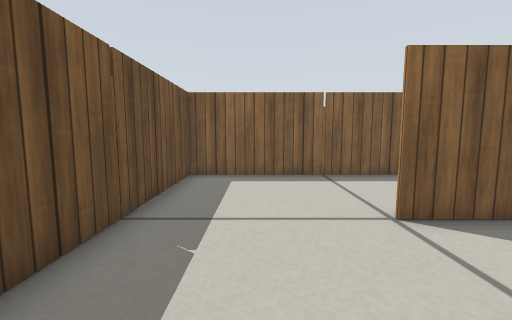
View 1 (above)

20 first-person views from a walk through a robot-simulator world made for Gazebo. The camera is 0.31 m above the floor, tilts 6° down and sees 90° across. The floor is counted in squares, 0.2 m on a side. Each view is taken from the middle of a square. On the plan, view 1 faces up. The plan holds only what a view shows up to about 14 squares ahead; the rest is blank. Gazebo's built-in surfaces are drawn with simple patterns. Simple shapes stand in for some stock models.

View 2
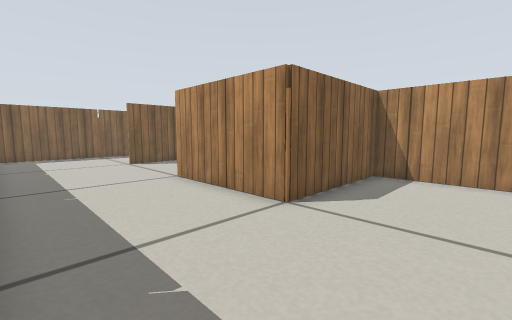

View 3
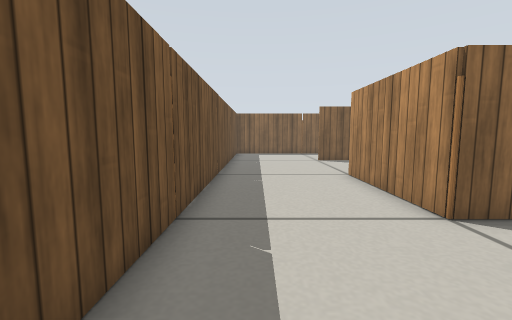

View 4
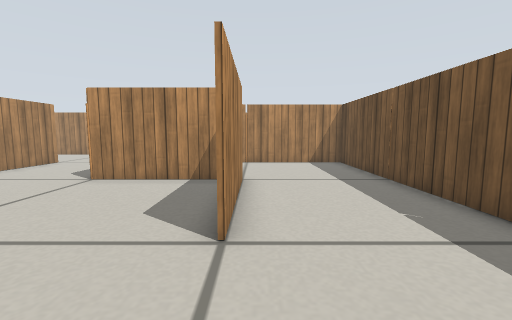

View 5
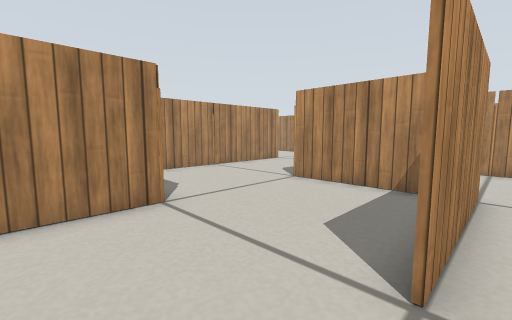

View 6
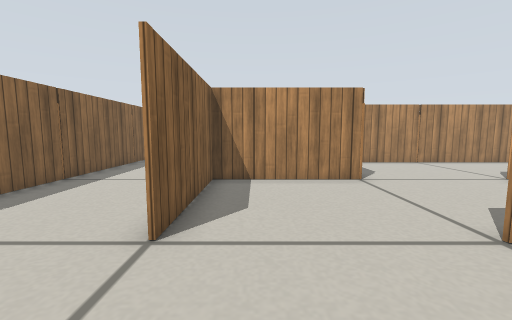

View 7
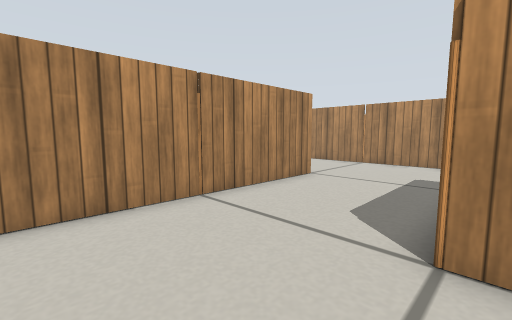

View 8
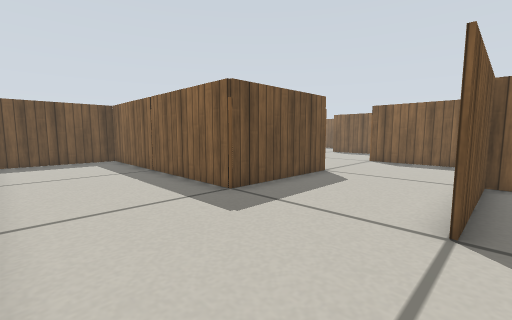

View 9
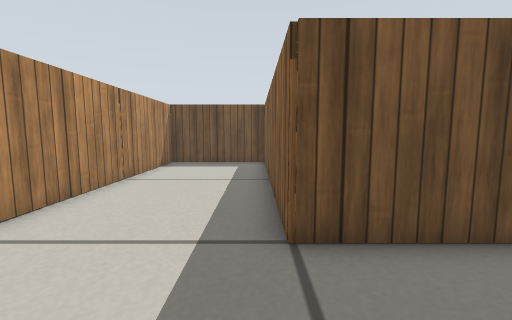

View 10
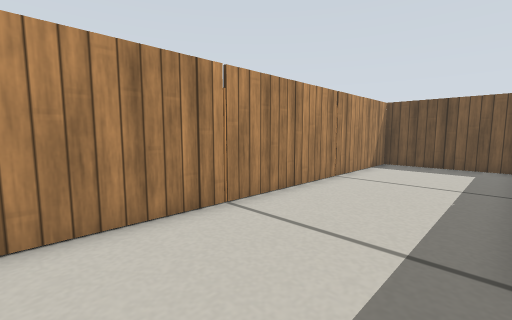

View 11
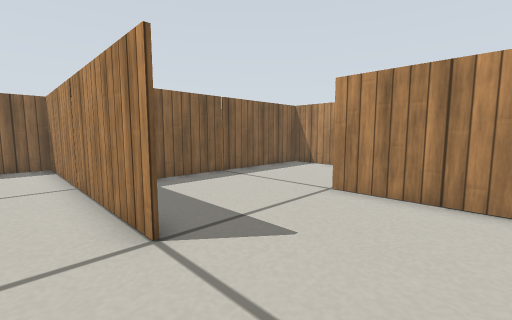

View 12
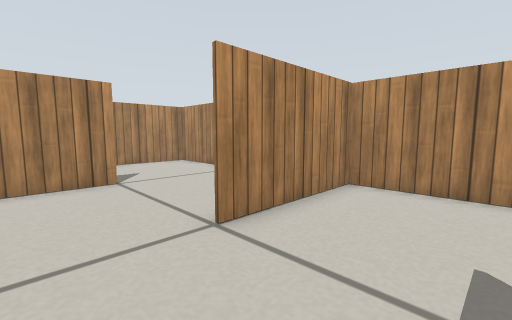

View 13
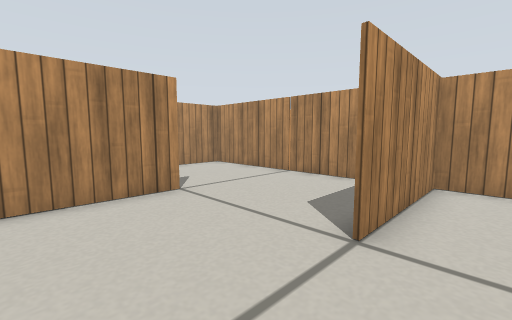

View 14
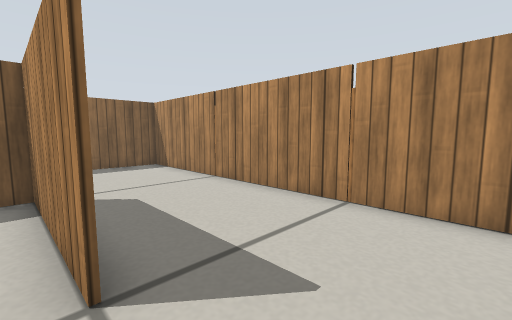

View 15
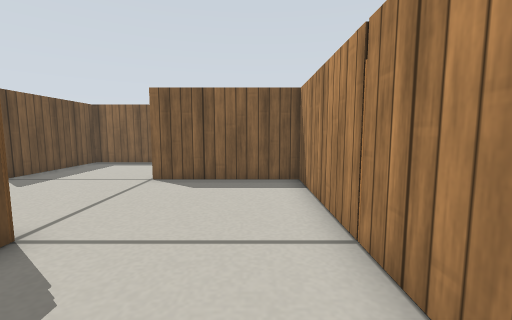

View 16
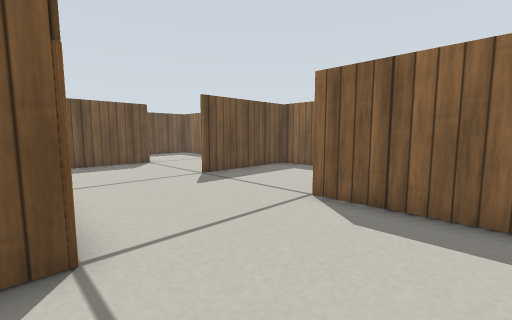

View 17
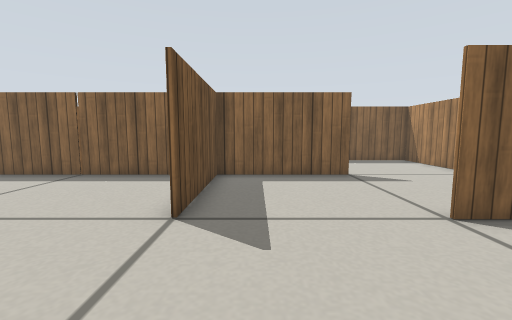

View 18
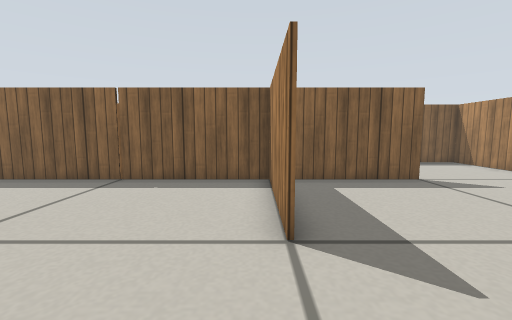

View 19
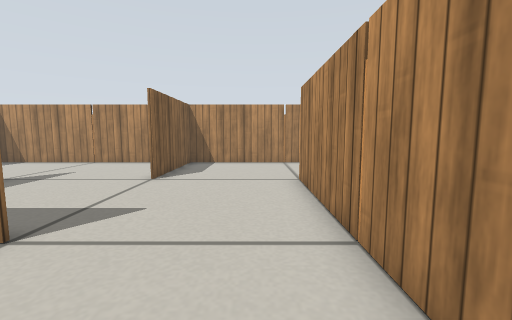

View 20
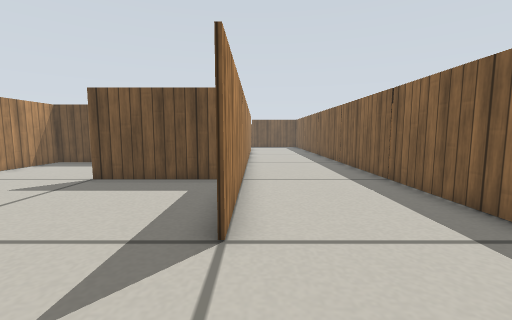

### Floor plan
Ten units are one square. View 1 is at (0, 0); x grows to the right and y downward. Boxes are objects, and circles mark ways between rooms. Rooms are numbered by the first view taken in them; rooms with no view inside come last. Other rooms are left out.
<svg viewBox="-40 -110 330 280">
<path fill="none" stroke="#000" d="M-24 64 -24 95M-24 14 -24 46M-25 104 16 104M74 91 74 56 25 56 25 5M-24 -35 -24 -4M35 -45 25 -45M33 55 76 55M85 154 115 154M124 105 124 5 74 5M76 55 76 105 35 105M35 154 66 154M16 105 -25 105M-24 115 -25 154 16 154M175 5 175 -44M126 5 126 105M165 56 146 56M184 55 226 55 226 61M176 -45 176 5M141 -46 225 -46M124 55 165 55M116 -44 84 -44M225 -44 135 -44M166 -94 135 -94M275 -15 275 -35M224 105 224 56 184 56M275 46 275 6 225 5M216 -94 185 -94M115 -94 84 -94M275 -54 275 -94 256 -94M275 96 275 65M174 155 175 105M196 154 215 154M65 -94 34 -94M134 154 165 154M234 154 275 154 275 115M15 -94 -24 -94 -24 -54M74 5 75 -44 35 -45"/>
<rect x="-35" y="45" width="10" height="20" fill="#bbb"><title>wooden pole</title></rect>
<rect x="-35" y="-5" width="10" height="20" fill="#bbb"><title>other object</title></rect>
<rect x="-35" y="-55" width="10" height="20" fill="#bbb"><title>wooden pole</title></rect>
<rect x="15" y="55" width="10" height="10" fill="#bbb"><title>wooden pole</title></rect>
<rect x="65" y="5" width="10" height="10" fill="#bbb"><title>wooden pole</title></rect>
<rect x="15" y="155" width="20" height="10" fill="#bbb"><title>other object</title></rect>
<rect x="15" y="105" width="20" height="10" fill="#bbb"><title>wooden pole</title></rect>
<rect x="65" y="155" width="20" height="10" fill="#bbb"><title>wooden pole</title></rect>
<rect x="75" y="105" width="10" height="10" fill="#bbb"><title>wooden pole</title></rect>
<rect x="75" y="45" width="10" height="10" fill="#bbb"><title>wooden pole</title></rect>
<rect x="115" y="155" width="20" height="10" fill="#bbb"><title>other object</title></rect>
<rect x="115" y="45" width="10" height="20" fill="#bbb"><title>wooden pole</title></rect>
<rect x="15" y="-105" width="20" height="10" fill="#bbb"><title>wooden pole</title></rect>
<rect x="65" y="-105" width="20" height="10" fill="#bbb"><title>other object</title></rect>
<rect x="115" y="-45" width="20" height="10" fill="#bbb"><title>wooden pole</title></rect>
<rect x="115" y="-105" width="20" height="10" fill="#bbb"><title>other object</title></rect>
<rect x="125" y="-5" width="10" height="10" fill="#bbb"><title>other object</title></rect>
<rect x="165" y="55" width="20" height="10" fill="#bbb"><title>wooden pole</title></rect>
<rect x="165" y="-105" width="20" height="10" fill="#bbb"><title>other object</title></rect>
<rect x="215" y="155" width="20" height="10" fill="#bbb"><title>other object</title></rect>
<rect x="225" y="45" width="10" height="10" fill="#bbb"><title>wooden pole</title></rect>
<rect x="275" y="95" width="10" height="20" fill="#bbb"><title>wooden pole</title></rect>
<rect x="275" y="45" width="10" height="20" fill="#bbb"><title>wooden pole</title></rect>
<rect x="275" y="-55" width="10" height="20" fill="#bbb"><title>other object</title></rect>
<circle cx="-5" cy="-40" r="3" fill="#2a7"/>
<circle cx="30" cy="-15" r="3" fill="#2a7"/>
<circle cx="80" cy="35" r="3" fill="#2a7"/>
<circle cx="55" cy="10" r="3" fill="#2a7"/>
<circle cx="130" cy="135" r="3" fill="#2a7"/>
<text x="10" y="40">1</text>
<text x="50" y="30">2</text>
<text x="80" y="110">3</text>
<text x="170" y="10">4</text>
<text x="50" y="-20">5</text>
</svg>
Room 1 opens to room 4. Room 1 opens to room 5. Room 2 opens to room 3. Room 2 opens to room 5. Room 3 opens to room 4.

Where each view was taken, in squares from view 1:
view 1: 0 up, 0 right, facing up
view 2: 9 down, 2 left, facing up-right
view 3: 10 down, 1 left, facing up
view 4: 3 up, 2 right, facing down
view 5: 2 up, 2 right, facing down-right
view 6: 3 up, 1 left, facing right
view 7: 2 down, 7 right, facing down-right
view 8: 15 down, 13 right, facing up-left
view 9: 11 down, 11 right, facing left
view 10: 11 down, 11 right, facing down-left
view 11: 14 down, 11 right, facing up-right
view 12: 8 down, 14 right, facing down-right
view 13: 7 down, 16 right, facing down-right
view 14: 13 down, 22 right, facing up-right
view 15: 9 down, 26 right, facing up
view 16: 6 down, 26 right, facing up-left
view 17: 5 down, 19 right, facing up
view 18: 4 down, 17 right, facing up
view 19: 4 down, 14 right, facing right
view 20: 5 up, 26 right, facing left
